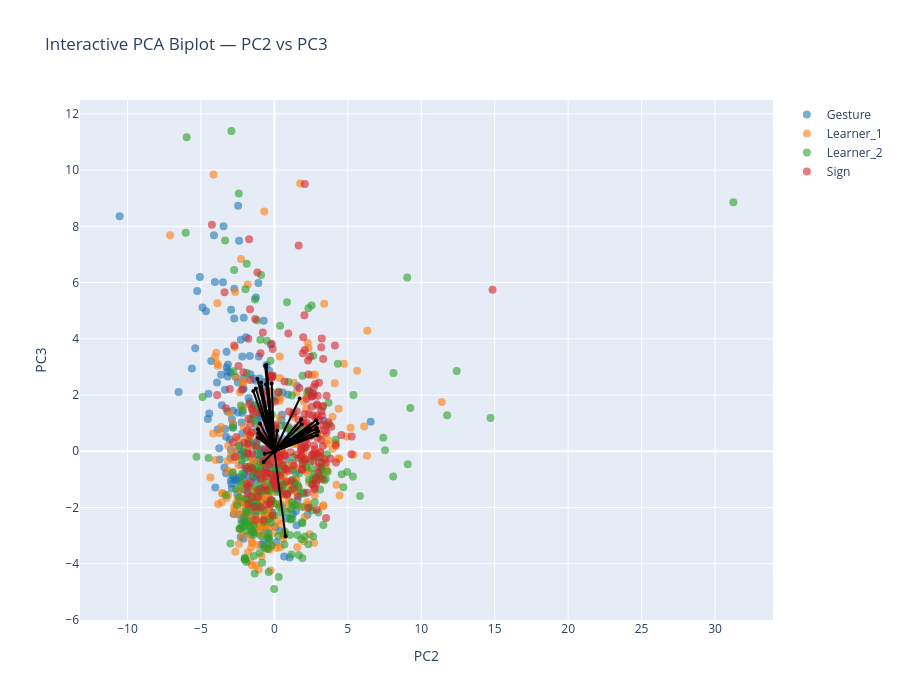

Notebook cell for this chart:
### Markdown cell above
### Biplot PC2-PC3

### Code cell
pcs_to_plot = [2, 3]  # PC1–PC2

sig_features_GS = (
    df_sig_vars_GS[
        (df_sig_vars_GS["sig_loading"]) &
        (df_sig_vars_GS["PC"].isin(pcs_to_plot))
    ]["feature"]
    .unique()
)

feature_names = df_clean.columns[:-1]
selected_vars = [feature_names.get_loc(f) for f in sig_features_GS if f in feature_names]

arrow_strength = (
    df_sig_vars_GS[df_sig_vars_GS["PC"].isin([pcs_to_plot])]
    .groupby("feature")["index_loading"]
    .mean()
    .to_dict()
)

interactive_PCA_biplot(
    score=x_new_GS, 
    coeff=loadings_GS, 
    labels=feature_names, 
    y=y, 
    selected_vars=selected_vars, 
    pc_x=pcs_to_plot[0], pc_y=pcs_to_plot[1],
    show_labels=False,
    le=le,
    arrow_strength=arrow_strength
)

# static plot
static_PCA_biplot(
    score=x_new_GS, 
    coeff=loadings_GS, 
    labels=feature_names, 
    y=y, 
    selected_vars=selected_vars, 
    pc_x=pcs_to_plot[0], pc_y=pcs_to_plot[1],
    show_labels=False,
    arrow_strength=arrow_strength,
    le=le,
    save_path=os.path.join(curfolder, "Plots", "PCA_GS_all_PC2_3_biplot.png")
)

### Figure 1 — Plotly figure (JSON) as saved in the notebook; plotly's stock layout.template omitted (floating-point values rounded to 4 significant figures; data arrays with more than 128 entries replaced by an {"elided": "..."} marker saying what was removed)
{"data": [{"hoverinfo": "text", "marker": {"color": "#1f77b4", "opacity": 0.6, "size": 8}, "mode": "markers", "name": "Gesture", "showlegend": true, "text": {"elided": "250 str values"}, "type": "scatter", "x": {"elided": "250 float values"}, "y": {"elided": "250 float values"}}, {"hoverinfo": "text", "marker": {"color": "#ff7f0e", "opacity": 0.6, "size": 8}, "mode": "markers", "name": "Learner_1", "showlegend": true, "text": {"elided": "249 str values"}, "type": "scatter", "x": {"elided": "249 float values"}, "y": {"elided": "249 float values"}}, {"hoverinfo": "text", "marker": {"color": "#2ca02c", "opacity": 0.6, "size": 8}, "mode": "markers", "name": "Learner_2", "showlegend": true, "text": {"elided": "247 str values"}, "type": "scatter", "x": {"elided": "247 float values"}, "y": {"elided": "247 float values"}}, {"hoverinfo": "text", "marker": {"color": "#d62728", "opacity": 0.6, "size": 8}, "mode": "markers", "name": "Sign", "showlegend": true, "text": {"elided": "243 str values"}, "type": "scatter", "x": {"elided": "243 float values"}, "y": {"elided": "243 float values"}}, {"hoverinfo": "text", "hovertext": "gross__magnitude__arm_speed_Gmean", "line": {"color": "black"}, "marker": {"size": 4}, "mode": "lines+markers", "showlegend": false, "textposition": "top center", "type": "scatter", "x": [0, -1.15], "y": [0, 2.574]}, {"hoverinfo": "text", "hovertext": "gross__variability__arm_speed_Gstd", "line": {"color": "black"}, "marker": {"size": 4}, "mode": "lines+markers", "showlegend": false, "textposition": "top center", "type": "scatter", "x": [0, -0.9918], "y": [0, 0.4793]}, {"hoverinfo": "text", "hovertext": "gross__magnitude__arm_speed_peak_mean", "line": {"color": "black"}, "marker": {"size": 4}, "mode": "lines+markers", "showlegend": false, "textposition": "top center", "type": "scatter", "x": [0, -0.9082], "y": [0, 0.4893]}, {"hoverinfo": "text", "hovertext": "gross__rhythm__arm_speed_peak_n", "line": {"color": "black"}, "marker": {"size": 4}, "mode": "lines+markers", "showlegend": false, "textposition": "top center", "type": "scatter", "x": [0, -0.9038], "y": [0, 2.444]}, {"hoverinfo": "text", "hovertext": "gross__rhythm__arm_speed_peak_rate", "line": {"color": "black"}, "marker": {"size": 4}, "mode": "lines+markers", "showlegend": false, "textposition": "top center", "type": "scatter", "x": [0, -0.5748], "y": [0, 3.002]}, {"hoverinfo": "text", "hovertext": "gross__magnitude__arm_acc_Gmean", "line": {"color": "black"}, "marker": {"size": 4}, "mode": "lines+markers", "showlegend": false, "textposition": "top center", "type": "scatter", "x": [0, -1.257], "y": [0, 2.231]}, {"hoverinfo": "text", "hovertext": "gross__variability__arm_acc_Gstd", "line": {"color": "black"}, "marker": {"size": 4}, "mode": "lines+markers", "showlegend": false, "textposition": "top center", "type": "scatter", "x": [0, -1.115], "y": [0, 0.4905]}, {"hoverinfo": "text", "hovertext": "gross__magnitude__arm_acc_peak_mean", "line": {"color": "black"}, "marker": {"size": 4}, "mode": "lines+markers", "showlegend": false, "textposition": "top center", "type": "scatter", "x": [0, -1.122], "y": [0, 0.7878]}, {"hoverinfo": "text", "hovertext": "gross__variability__arm_acc_peak_std", "line": {"color": "black"}, "marker": {"size": 4}, "mode": "lines+markers", "showlegend": false, "textposition": "top center", "type": "scatter", "x": [0, -0.7302], "y": [0, -0.3832]}, {"hoverinfo": "text", "hovertext": "gross__rhythm__arm_acc_peak_n", "line": {"color": "black"}, "marker": {"size": 4}, "mode": "lines+markers", "showlegend": false, "textposition": "top center", "type": "scatter", "x": [0, -0.922], "y": [0, 2.299]}, {"hoverinfo": "text", "hovertext": "gross__rhythm__arm_acc_peak_rate", "line": {"color": "black"}, "marker": {"size": 4}, "mode": "lines+markers", "showlegend": false, "textposition": "top center", "type": "scatter", "x": [0, -0.5453], "y": [0, 3.077]}, {"hoverinfo": "text", "hovertext": "gross__rhythm__arm_acc_mod_depth", "line": {"color": "black"}, "marker": {"size": 4}, "mode": "lines+markers", "showlegend": false, "textposition": "top center", "type": "scatter", "x": [0, -0.9456], "y": [0, 0.4827]}, {"hoverinfo": "text", "hovertext": "gross__magnitude__arm_speed_integral", "line": {"color": "black"}, "marker": {"size": 4}, "mode": "lines+markers", "showlegend": false, "textposition": "top center", "type": "scatter", "x": [0, -1.434], "y": [0, 2.14]}, {"hoverinfo": "text", "hovertext": "gross__smoothness__arm_intermittency", "line": {"color": "black"}, "marker": {"size": 4}, "mode": "lines+markers", "showlegend": false, "textposition": "top center", "type": "scatter", "x": [0, -1.084], "y": [0, 0.6455]}, {"hoverinfo": "text", "hovertext": "gross__rhythm__band1_band_power_totalarm", "line": {"color": "black"}, "marker": {"size": 4}, "mode": "lines+markers", "showlegend": false, "textposition": "top center", "type": "scatter", "x": [0, 0.7598], "y": [0, -3.024]}, {"hoverinfo": "text", "hovertext": "gross__rhythm__band2_centroid_totalarm", "line": {"color": "black"}, "marker": {"size": 4}, "mode": "lines+markers", "showlegend": false, "textposition": "top center", "type": "scatter", "x": [0, -0.5663], "y": [0, 2.384]}, {"hoverinfo": "text", "hovertext": "gross__rhythm__band3_band_power_totalarm", "line": {"color": "black"}, "marker": {"size": 4}, "mode": "lines+markers", "showlegend": false, "textposition": "top center", "type": "scatter", "x": [0, -0.6271], "y": [0, 3.032]}, {"hoverinfo": "text", "hovertext": "gross__magnitude__bbmv_arms_total", "line": {"color": "black"}, "marker": {"size": 4}, "mode": "lines+markers", "showlegend": false, "textposition": "top center", "type": "scatter", "x": [0, -0.9777], "y": [0, 0.9875]}, {"hoverinfo": "text", "hovertext": "fine__handshape__fingertip_spread_mean", "line": {"color": "black"}, "marker": {"size": 4}, "mode": "lines+markers", "showlegend": false, "textposition": "top center", "type": "scatter", "x": [0, 2.837], "y": [0, 1.1]}, {"hoverinfo": "text", "hovertext": "fine__variability__fingertip_spread_std", "line": {"color": "black"}, "marker": {"size": 4}, "mode": "lines+markers", "showlegend": false, "textposition": "top center", "type": "scatter", "x": [0, 2.885], "y": [0, 0.8294]}, {"hoverinfo": "text", "hovertext": "fine__handshape__thumb_index_mean", "line": {"color": "black"}, "marker": {"size": 4}, "mode": "lines+markers", "showlegend": false, "textposition": "top center", "type": "scatter", "x": [0, 2.942], "y": [0, 0.9849]}, {"hoverinfo": "text", "hovertext": "fine__variability__thumb_index_std", "line": {"color": "black"}, "marker": {"size": 4}, "mode": "lines+markers", "showlegend": false, "textposition": "top center", "type": "scatter", "x": [0, 2.432], "y": [0, 0.7776]}, {"hoverinfo": "text", "hovertext": "fine__handshape__mcp_tip_mean", "line": {"color": "black"}, "marker": {"size": 4}, "mode": "lines+markers", "showlegend": false, "textposition": "top center", "type": "scatter", "x": [0, 2.826], "y": [0, 0.8025]}, {"hoverinfo": "text", "hovertext": "fine__variability__mcp_tip_std", "line": {"color": "black"}, "marker": {"size": 4}, "mode": "lines+markers", "showlegend": false, "textposition": "top center", "type": "scatter", "x": [0, 2.558], "y": [0, 0.5189]}, {"hoverinfo": "text", "hovertext": "fine__handshape__thumb_opposition_mean", "line": {"color": "black"}, "marker": {"size": 4}, "mode": "lines+markers", "showlegend": false, "textposition": "top center", "type": "scatter", "x": [0, 1.866], "y": [0, 0.9602]}, {"hoverinfo": "text", "hovertext": "fine__variability__thumb_opposition_std", "line": {"color": "black"}, "marker": {"size": 4}, "mode": "lines+markers", "showlegend": false, "textposition": "top center", "type": "scatter", "x": [0, 1.585], "y": [0, 0.447]}, {"hoverinfo": "text", "hovertext": "fine__handshape__handshape_size_mean", "line": {"color": "black"}, "marker": {"size": 4}, "mode": "lines+markers", "showlegend": false, "textposition": "top center", "type": "scatter", "x": [0, 2.961], "y": [0, 0.7112]}, {"hoverinfo": "text", "hovertext": "fine__variability__handshape_size_std", "line": {"color": "black"}, "marker": {"size": 4}, "mode": "lines+markers", "showlegend": false, "textposition": "top center", "type": "scatter", "x": [0, 2.906], "y": [0, 0.5713]}, {"hoverinfo": "text", "hovertext": "fine__variability__handshape_variability", "line": {"color": "black"}, "marker": {"size": 4}, "mode": "lines+markers", "showlegend": false, "textposition": "top center", "type": "scatter", "x": [0, 2.357], "y": [0, 0.8368]}, {"hoverinfo": "text", "hovertext": "fine__magnitude__flexion_speed_mean", "line": {"color": "black"}, "marker": {"size": 4}, "mode": "lines+markers", "showlegend": false, "textposition": "top center", "type": "scatter", "x": [0, 1.718], "y": [0, 1.875]}, {"hoverinfo": "text", "hovertext": "fine__variability__flexion_speed_std", "line": {"color": "black"}, "marker": {"size": 4}, "mode": "lines+markers", "showlegend": false, "textposition": "top center", "type": "scatter", "x": [0, 1.836], "y": [0, 1.137]}, {"hoverinfo": "text", "hovertext": "fine__smoothness__flexion_intermittency", "line": {"color": "black"}, "marker": {"size": 4}, "mode": "lines+markers", "showlegend": false, "textposition": "top center", "type": "scatter", "x": [0, -0.6715], "y": [0, -0.09126]}, {"hoverinfo": "text", "hovertext": "fine__coordination__finger_independence", "line": {"color": "black"}, "marker": {"size": 4}, "mode": "lines+markers", "showlegend": false, "textposition": "top center", "type": "scatter", "x": [0, 1.038], "y": [0, 0.414]}, {"hoverinfo": "text", "hovertext": "gross__rhythm__arm_speed_sampen", "line": {"color": "black"}, "marker": {"size": 4}, "mode": "lines+markers", "showlegend": false, "textposition": "top center", "type": "scatter", "x": [0, -0.1822], "y": [0, 2.414]}, {"hoverinfo": "text", "hovertext": "gross__smoothness__arm_sparc", "line": {"color": "black"}, "marker": {"size": 4}, "mode": "lines+markers", "showlegend": false, "textposition": "top center", "type": "scatter", "x": [0, -0.2917], "y": [0, 1.277]}, {"hoverinfo": "text", "hovertext": "gross__rhythm__band1_centroid_totalarm", "line": {"color": "black"}, "marker": {"size": 4}, "mode": "lines+markers", "showlegend": false, "textposition": "top center", "type": "scatter", "x": [0, -0.2713], "y": [0, 1.297]}, {"hoverinfo": "text", "hovertext": "gross__rhythm__band2_band_power_totalarm", "line": {"color": "black"}, "marker": {"size": 4}, "mode": "lines+markers", "showlegend": false, "textposition": "top center", "type": "scatter", "x": [0, -0.5048], "y": [0, 1.412]}, {"hoverinfo": "text", "hovertext": "gross__rhythm__band2_entropy_totalarm", "line": {"color": "black"}, "marker": {"size": 4}, "mode": "lines+markers", "showlegend": false, "textposition": "top center", "type": "scatter", "x": [0, -0.2076], "y": [0, 0.7871]}, {"hoverinfo": "text", "hovertext": "gross__rhythm__band3_centroid_totalarm", "line": {"color": "black"}, "marker": {"size": 4}, "mode": "lines+markers", "showlegend": false, "textposition": "top center", "type": "scatter", "x": [0, 0.1991], "y": [0, 0.7302]}, {"hoverinfo": "text", "hovertext": "fine__variability__flexion_entropy", "line": {"color": "black"}, "marker": {"size": 4}, "mode": "lines+markers", "showlegend": false, "textposition": "top center", "type": "scatter", "x": [0, -0.3691], "y": [0, 1.323]}], "layout": {"height": 700, "hovermode": "closest", "title": {"text": "Interactive PCA Biplot — PC2 vs PC3"}, "width": 900, "xaxis": {"title": {"text": "PC2"}}, "yaxis": {"title": {"text": "PC3"}}}}
